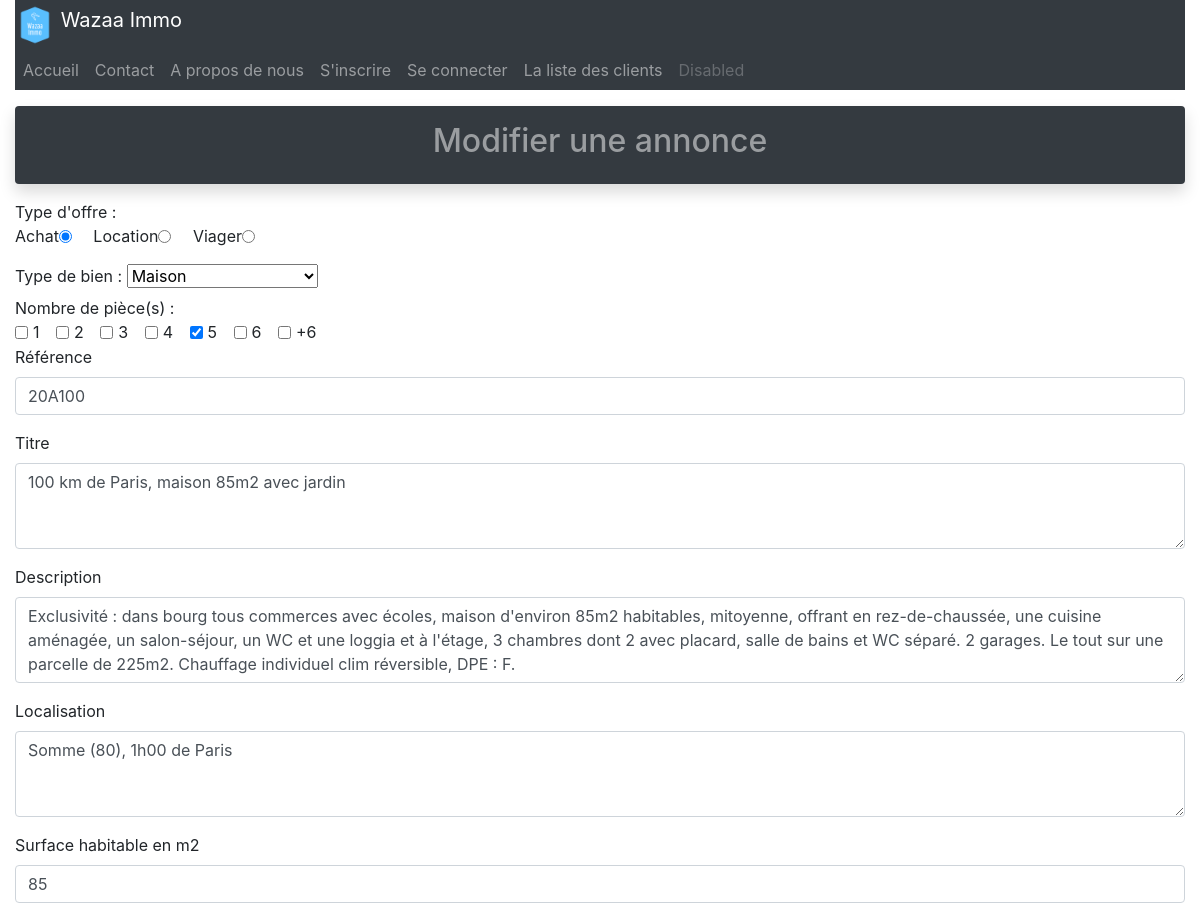
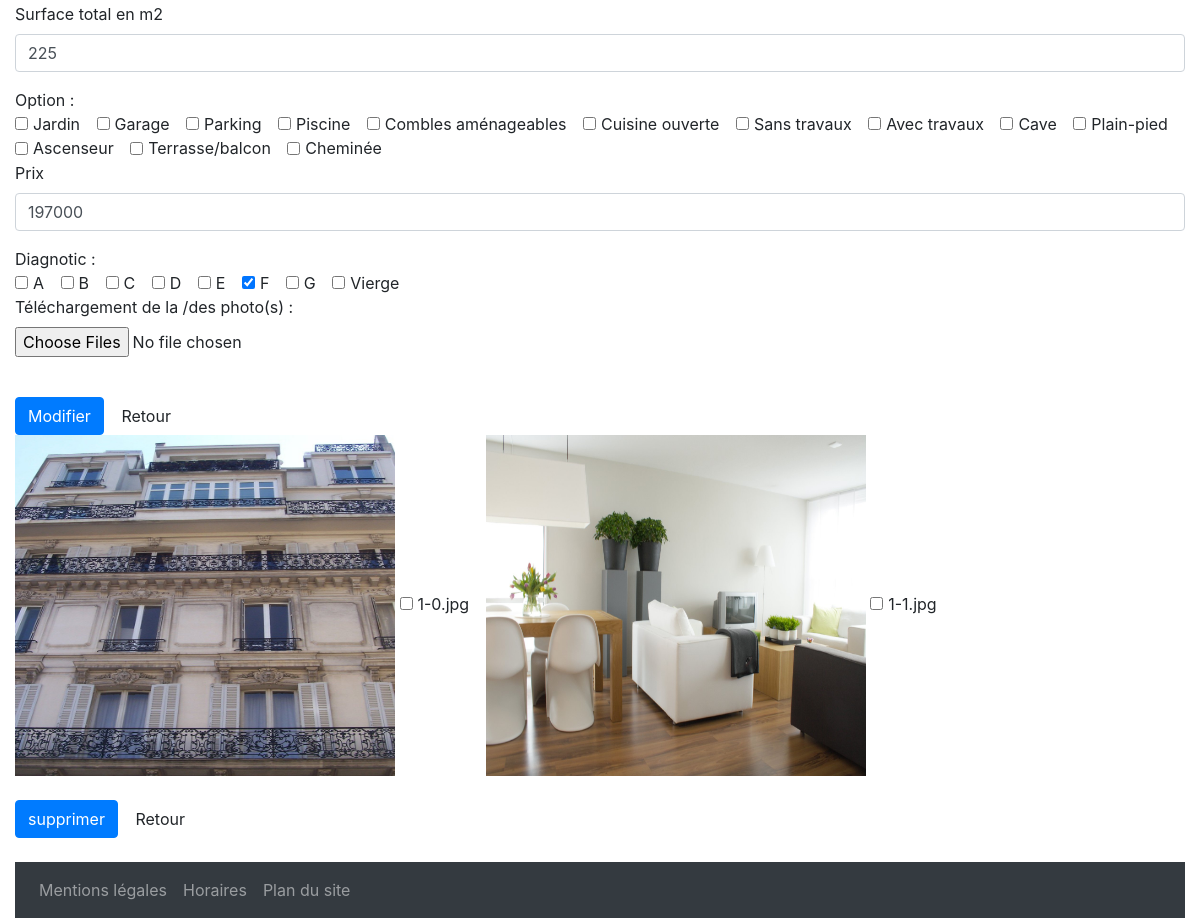
Page /modification.php?an_id=1 on the committed database (2 pictures, top to bottom).
### tables this page shows
CREATE TABLE IF NOT EXISTS `annonces` (
  `an_id` int NOT NULL AUTO_INCREMENT,
  `an_offre` char(1) NOT NULL COMMENT 'Type d''''offre. Lettres A, L ou V.',
  `an_type` tinyint NOT NULL COMMENT 'Type de bien',
  `an_pieces` tinyint DEFAULT NULL COMMENT 'Nombre de pièces (facultatif)',
  `an_ref` varchar(10) NOT NULL COMMENT 'Référence de l''''annonce',
  `an_titre` varchar(200) NOT NULL COMMENT 'Titre',
  `an_description` mediumtext NOT NULL COMMENT 'Description',
  `an_local` varchar(100) NOT NULL,
  `an_surf_hab` smallint DEFAULT NULL COMMENT 'Surface habitable (mètres carrés)',
  `an_surf_tot` int NOT NULL COMMENT 'Surface totale/terrain (mètres carrés)',
  `an_prix` int NOT NULL COMMENT 'Prix en euros',
  `an_diagnostic` char(1) NOT NULL COMMENT 'Lettre du diagnostic : A à G + V pour vierge',
  `an_d_ajout` date NOT NULL COMMENT 'Date d''''ajout',
  `an_d_modif` datetime DEFAULT NULL COMMENT 'Date de modification',
  PRIMARY KEY (`an_id`)
);

CREATE TABLE IF NOT EXISTS `options` (
  `opt_id` int NOT NULL AUTO_INCREMENT COMMENT 'Identifiant / Clé primaire',
  `opt_libelle` varchar(100) NOT NULL COMMENT 'Libellé de l''option',
  PRIMARY KEY (`opt_id`)
);

CREATE TABLE IF NOT EXISTS `photo` (
  `pho_id` int NOT NULL AUTO_INCREMENT,
  `pho_nom` varchar(100) NOT NULL,
  `an_id` int NOT NULL,
  PRIMARY KEY (`pho_id`)
);

### modification.php (the view, shortened to what this page needs)
<?php
$db = connexionBase();
include("entete.php");
$an_id = $_GET["an_id"];
if(isset($_GET['an_id']))
{
    $an_id=$_GET['an_id'];
}
    $requete = "select *
                FROM annonces
                where an_id=".$an_id;
    $result = $db->query($requete);
    $annonces = $result->fetch(PDO::FETCH_OBJ);
    $typeOffre = $annonces->an_offre;
?>
<div class="row shadow mt-3 mb-3 mx-0 p-3 rounded bg-dark">
  <div class="col-md-2 text white-50 text-right"></div>
  <div class="col-md-8 h2 text-white-50 text-center">Modifier une annonce</div>
</div>
<form action = "annonce_script_modification" method = "POST" name="formulaire1"  enctype="multipart/form-data"  >
    <div class="form-group">
    Type d'offre : <br>
        <div class="form-check form-check-inline">
            <label class="form-check-label" for="typeOffre">Achat </label>
            <input class="form-check-input" type="radio" name="typeOffre" id="typeOffre" value="A"<?php if(isset($typeOffre) && $typeOffre == "A") echo "checked" ; ?> >
        </div>
        <div class="form-check form-check-inline">
            <label class="form-check-label" for="typeOffre" >Location</label>
            <input class="form-check-input" type="radio" name="typeOffre" id="typeOffre" value="L" <?php if(isset($typeOffre) && $typeOffre == "L") echo "checked" ; ?> >
        </div>
        <div class="form-check form-check-inline">
            <label class="form-check-label" for="typeOffre" >Viager</label>
            <input class="form-check-input" type="radio" name="typeOffre" id="typeOffre" value="V" <?php if(isset($typeOffre) && $typeOffre == "V") echo "checked" ; ?> >
        </div>
    </div>
    <div>
        <label for ="typeBien" >Type de bien : </label>
        <select class="form-select" aria-label="Default select example" id="typeBien" name="typeBien" >
            <option  value="1" <?php if(isset($annonces->an_type) && $annonces->an_type == "1") echo "selected" ;?> >Maison</option>
        </select>
    </div>
Nombre de pièce(s) : <br>
    <div class="form-check form-check-inline ">
        <input class="form-check-input" type="checkbox" id="nbreP" name= "nbreP" value="1" <?php if(isset($annonces->an_pieces) && ($annonces->an_pieces)== "1") echo "checked" ;?> >
        <label class="form-check-label" for="nbreP">1</label>
    </div>
    <div class="form-check form-check-inline ">
        <input class="form-check-input" type="checkbox" id="nbreP" name= "nbreP" value="2" <?php if(isset($annonces->an_pieces) && ($annonces->an_pieces)== "2") echo "checked" ; ?> >
        <label class="form-check-label" for="nbreP">2</label>
    </div>
    <div class="form-check form-check-inline">
        <input class="form-check-input" type="checkbox" id="nbreP" name= "nbreP" value="3" <?php if(isset($annonces->an_pieces) && ($annonces->an_pieces)== "3") echo "checked" ; ?> >
        <label class="form-check-label" for="nbreP">3</label>
    </div>
    <div class="form-check form-check-inline ">
        <input class="form-check-input" type="checkbox" id="nbreP" name= "nbreP" value="4" <?php if(isset($annonces->an_pieces) && ($annonces->an_pieces)== "4") echo "checked" ; ?> >
        <label class="form-check-label" for="nbreP">4</label>
    </div>
    <div class="form-check form-check-inline">
        <input class="form-check-input" type="checkbox" id="nbreP" name= "nbreP" value="5" <?php if(isset($annonces->an_pieces) && ($annonces->an_pieces)== "5") echo "checked" ; ?> >
        <label class="form-check-label" for="nbreP">5</label>
    </div>
    <div class="form-check form-check-inline">
        <input class="form-check-input" type="checkbox" id="nbreP" name= "nbreP" value="6"<?php if(isset($annonces->an_pieces) && ($annonces->an_pieces)== "6") echo "checked" ; ?> >
        <label class="form-check-label" for="nbreP">6</label>
    </div>
    <div class="form-check form-check-inline">
        <input class="form-check-input" type="checkbox" id="nbreP" name= "nbreP" value="+6" <?php if(isset($annonces->an_pieces) && ($annonces->an_pieces)== "+6") echo "checked" ; ?> >
        <label class="form-check-label" for="nbreP">+6</label>
    </div>
    <div class="form-group ">
        <label for="reference">Référence</label>
        <input type="text" class="form-control" name ="reference" id="reference" aria-describedby="" placeholder="Entrer votre référence" value = "<?php echo $annonces->an_ref ?>">
    </div>
    <div class="form-group ">
        <label for="titre">Titre</label>
        <textarea class="form-control" name= "titre" id="titre" rows="3" value = ""><?php echo $annonces->an_titre ?></textarea>
    </div>
    <div class="form-group ">
        <label for="description">Description</label>
        <textarea class="form-control" name= "description" id="description" rows="3" value = ""><?php echo $annonces->an_description ?></textarea>
    </div>
    <div class="form-group ">
        <label for="localisation">Localisation</label>
        <textarea class="form-control" name= "localisation" id="localisation" rows="3"><?php echo $annonces->an_local ?></textarea>
    </div>
    <div class="form-group ">
        <label for="surfaceHabitable">Surface habitable en m2</label>
        <input type="text" class="form-control" name="surfaceHabitable" id="surfaceHabitable" aria-describedby="" placeholder="Entrer la surface habitable en carré" value = "<?php echo $annonces->an_surf_hab ?>">
    </div>
    <div class="form-group ">
        <label for="surfaceTotal">Surface total en m2</label>
        <input type="text" class="form-control" name="surfaceTotal" id="surfaceTotal" aria-describedby="" placeholder="Entrer la surface habitable en carré" value ="<?php echo $annonces->an_surf_tot ?>">
    </div>
    <?php
    $req = $db->prepare("SELECT options.opt_id,options.opt_libelle
                        FROM options "
    );
    $result = $req -> execute();
    $opt_ids = [];
    echo "Option : <br>";
    while($result = $req ->fetch(PDO::FETCH_OBJ))
    {
    ?>
        <div class="form-check form-check-inline">                                                              <?php   ?>
        <input class="form-check-input" type="checkbox" name="optionBouton[]" id="optionBouton" value="<?php echo $result->opt_id;    ?>"<?php if (isset($opt_ids[$result->opt_libelle])) echo "checked"; ?>>
        <label class="form-check-label" for="optionBouton"><?php echo $result->opt_libelle; ?></label>
        </div>
    <?php
    }
   ?>
    <div class="form-group">
        <label for="prix">Prix</label>
        <input type="text" class="form-control" id="prix" name="prix" aria-describedby="" placeholder="Entrer votre prix" value ="<?php echo $annonces->an_prix ?>">
    </div>
    Diagnotic : <br>
    <div class="form-check form-check-inline">
        <input class="form-check-input" type="checkbox" name="diagnosticBouton" value="A" <?php if(isset($annonces->an_diagnostic) && ($annonces->an_diagnostic)== "A") echo "checked" ; ?> id="diagnosticBouton">
        <label class="form-check-label" for="diagnosticBouton">A</label>
    </div>
    <div class="form-check form-check-inline">
        <input class="form-check-input" type="checkbox" name="diagnosticBouton" value="B" <?php if(isset($annonces->an_diagnostic) && ($annonces->an_diagnostic)== "B") echo "checked" ; ?> id="diagnosticBouton">
        <label class="form-check-label" for="diagnosticBouton">B </label>
    </div>
    <div class="form-check form-check-inline">
        <input class="form-check-input" type="checkbox" name="diagnosticBouton" value="C" <?php if(isset($annonces->an_diagnostic) && ($annonces->an_diagnostic)== "C") echo "checked" ; ?> id="diagnosticBouton">
        <label class="form-check-label" for="diagnosticBouton">C </label>
    </div>
    <div class="form-check form-check-inline">
        <input class="form-check-input" type="checkbox" name="diagnosticBouton" value="D"<?php if(isset($annonces->an_diagnostic) && ($annonces->an_diagnostic)== "D") echo "checked" ; ?> id="diagnosticBouton">
        <label class="form-check-label" for="diagnosticBouton">D </label>
    </div>
    <div class="form-check form-check-inline">
        <input class="form-check-input" type="checkbox" name="diagnosticBouton" value="E"<?php if(isset($annonces->an_diagnostic) && ($annonces->an_diagnostic)== "E") echo "checked" ; ?> id="diagnosticBouton">
        <label class="form-check-label" for="diagnosticBouton">E</label>
    </div>
    <div class="form-check form-check-inline">
        <input class="form-check-input" type="checkbox" name="diagnosticBouton" value="F"<?php if(isset($annonces->an_diagnostic) && ($annonces->an_diagnostic)== "F") echo "checked" ; ?> id="diagnosticBouton">
        <label class="form-check-label" for="diagnosticBouton">F</label>
    </div>
    <div class="form-check form-check-inline">
        <input class="form-check-input" type="checkbox" name="diagnosticBouton" value="G"<?php if(isset($annonces->an_diagnostic) && ($annonces->an_diagnostic)== "G") echo "checked" ; ?> id="diagnosticBouton">
        <label class="form-check-label" for="diagnosticBouton">G</label>
    </div>
    <div class="form-check form-check-inline">
        <input class="form-check-input" type="checkbox" name="diagnosticBouton" value="vierge"<?php if(isset($annonces->an_diagnostic) && ($annonces->an_diagnostic)== "V") echo "checked" ; ?> id="diagnosticBouton">
        <label class="form-check-label" for="diagnosticBouton">Vierge </label>
    </div>
    <div class="form-group">
        <label for="photo"> Téléchargement de la /des photo(s) :</label>
        <input type="file"  id="photoID" class="form-control-file" name="fichier[]" multiple >
    </div>
    <br>
    <input class="btn btn-primary" id = " idModifier " type="submit" name="submit1" value="Modifier">
    <a class="btn" href="detail.php?an_id=<?=$annonces->an_id?>">Retour</a>
</form>
        <form method="POST" action="photoSupprimer.php"name="formulaire2"  enctype="multipart/form-data" >
            <?php
            $request = $db->prepare("SELECT pho_nom, pho_id, an_id FROM photo where an_id = :an_id");
            $request->bindValue(':an_id',$an_id,PDO::PARAM_INT);
            $resultPhoto = $request->execute();
            ?>
            <?php
            while($rowPhoto = $request->fetch(PDO::FETCH_OBJ))
            {
                if(isset($rowPhoto->pho_id))
                {
                    ?>
                        <img name="image"  src="annexes/photos/annonce_<?=$an_id."/".$rowPhoto->pho_nom; ?> " alt="<?=$rowPhoto->pho_id?>" width="380" height="341">
                        <div class="form-check form-check-inline">
                            <input class="form-check-input" type="checkbox" name="photo[]" value="<?=$rowPhoto->pho_id?>" id="optionBouton">
                            <label class="form-check-label" for="optionBouton"><?=$rowPhoto->pho_nom?> </label>
                        </div>
                    <?php
                }
                else
                {
                ?>
                        <img  src="annexes/photos/photoDefaut/defaut.jpg "  alt="defaut.jpg">
                <?php
                    }
            }
        ?>
        <br>
            <br>
            <input class="btn btn-primary" id = " idEnvoyer " type="submit" name="submit2" value="supprimer">
            <a class="btn" href="detail.php?an_id=<?=$annonces ->an_id?>">Retour</a>
    </form>
        <br>
<?php
    include("pieddepage.php");
?>

### entete.php (shortened to what this page needs)
<!DOCTYPE html>
<html lang="fr">
<head>
    <link rel="stylesheet" href="https://cdn.jsdelivr.net/npm/bootstrap@4.5.3/dist/css/bootstrap.min.css">
</head>
<body>
<div class="container-fluid">
  <nav class="navbar-expand-md navbar-dark bg-dark">
      <a class="navbar-brand" href="#">
        <img src="annexes/wazaa_logo.png" width="40" height="40" class="d-inline-block align-top " alt="" loading="lazy">
        Wazaa Immo
      </a>
      <div class="collapse navbar-collapse" id="navbarNav">
        <ul class="navbar-nav  ">
            <li class="nav-item ">
              <a class="nav-link" href="index.php">Accueil</a>
            </li>
            <li class="nav-item">
              <a class="nav-link" href="contact.php">Contact</a>
            </li>
            <li class="nav-item ">
              <a class="nav-link" href="apropos.php">A propos de nous </a>
            </li>
            <li class="nav-item ">
              <a class="nav-link" href="enregistrer.php">S'inscrire </a>
            </li>
            <li class="nav-item ">
              <a class="nav-link" href="connection.php">Se connecter </a>
            </li>
            <li class="nav-item ">
              <a class="nav-link" href="clients.php">La liste des clients  </a>
            </li>
            <li class="nav-item">
              <a class="nav-link disabled" href="" tabindex="-1" aria-disabled="true">Disabled</a>
            </li>
        </ul>
      </div>
    </nav>

### pieddepage.php (shortened to what this page needs)
<div class= "pieddepage">
    <div class="row">
        <div class="col-12 col-md-12">
            <nav class="navbar navbar-expand-sm bg-dark navbar-dark">
                <div class="collapse navbar-collapse" id="collapsibleNavbar">
                    <ul class="navbar-nav">
                        <li class="nav-item">
                            <a class="nav-link" href="index.php">Mentions légales</a>
                        </li>
                        <li class="nav-item">
                            <a class="nav-link" href="tableau.php">Horaires</a>
                        </li>
                        <li class="nav-item">
                            <a class="nav-link" href="formulaire.php">Plan du site</a>
                        </li>
                    </ul>
                </div>
            </nav>
        </div>
    </div>
</div>
</div>
</body>
</html>

### rows in the picture
annonces: an_offre "☑ Achat", typeBien "Maison", an_pieces "☑", reference "20A100", titre "100 km de Paris, maison 85m2 avec jardin", description "Exclusivité : dans bourg tous commerces avec écoles, maison d'environ 85m2 habitables, mitoyenne, offrant en rez-de-chaussée, une cuisine aménagée, un salon-séjour, un WC et une loggia et à l'étage, 3 chambres dont 2 avec placard, salle de bains et WC séparé. 2 garages. Le tout sur une parcelle de 225m2. Chauffage individuel clim réversible, DPE : F.", localisation "Somme (80), 1h00 de Paris", surfaceHabitable "85", surfaceTotal "225", prix "197000", an_diagnostic "☑"
options: opt_libelle "Jardin"
options: opt_libelle "Garage"
options: opt_libelle "Parking"
options: opt_libelle "Piscine"
options: opt_libelle "Combles aménageables"
options: opt_libelle "Cuisine ouverte"
options: opt_libelle "Sans travaux"
options: opt_libelle "Avec travaux"
options: opt_libelle "Cave"
options: opt_libelle "Plain-pied"
options: opt_libelle "Ascenseur"
options: opt_libelle "Terrasse/balcon"
options: opt_libelle "Cheminée"
photo: pho_nom (picture), pho_nom "1-0.jpg"
photo: pho_nom (picture), pho_nom "1-1.jpg"
